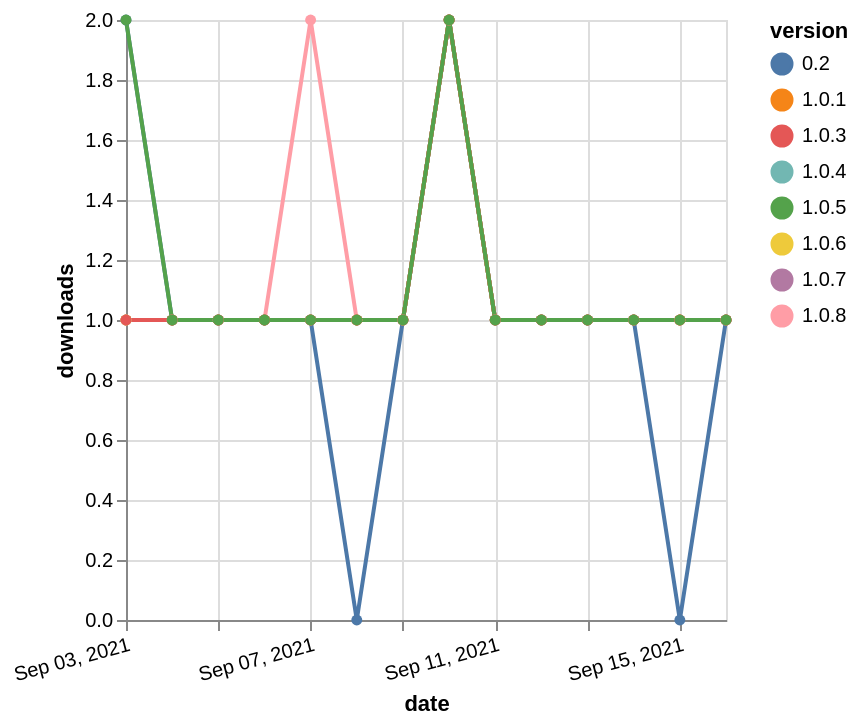

Describe this chart as a Vega-Lite specification.
### Vega-Lite specification from a JSON file in a GitHub repository (floating-point values rounded to 4 significant figures)
{"$schema": "https://vega.github.io/schema/vega-lite/v5.json", "description": "A simple bar chart with embedded data.", "data": {"values": [{"date": "2021-09-03", "total": 169, "delta": 1, "version": "1.0.4"}, {"date": "2021-09-04", "total": 170, "delta": 1, "version": "1.0.4"}, {"date": "2021-09-05", "total": 171, "delta": 1, "version": "1.0.4"}, {"date": "2021-09-06", "total": 172, "delta": 1, "version": "1.0.4"}, {"date": "2021-09-07", "total": 173, "delta": 1, "version": "1.0.4"}, {"date": "2021-09-08", "total": 174, "delta": 1, "version": "1.0.4"}, {"date": "2021-09-09", "total": 175, "delta": 1, "version": "1.0.4"}, {"date": "2021-09-10", "total": 177, "delta": 2, "version": "1.0.4"}, {"date": "2021-09-11", "total": 178, "delta": 1, "version": "1.0.4"}, {"date": "2021-09-12", "total": 179, "delta": 1, "version": "1.0.4"}, {"date": "2021-09-13", "total": 180, "delta": 1, "version": "1.0.4"}, {"date": "2021-09-14", "total": 181, "delta": 1, "version": "1.0.4"}, {"date": "2021-09-15", "total": 182, "delta": 1, "version": "1.0.4"}, {"date": "2021-09-16", "total": 183, "delta": 1, "version": "1.0.4"}, {"date": "2021-09-03", "total": 164, "delta": 1, "version": "1.0.8"}, {"date": "2021-09-04", "total": 165, "delta": 1, "version": "1.0.8"}, {"date": "2021-09-05", "total": 166, "delta": 1, "version": "1.0.8"}, {"date": "2021-09-06", "total": 167, "delta": 1, "version": "1.0.8"}, {"date": "2021-09-07", "total": 169, "delta": 2, "version": "1.0.8"}, {"date": "2021-09-08", "total": 170, "delta": 1, "version": "1.0.8"}, {"date": "2021-09-09", "total": 171, "delta": 1, "version": "1.0.8"}, {"date": "2021-09-10", "total": 173, "delta": 2, "version": "1.0.8"}, {"date": "2021-09-11", "total": 174, "delta": 1, "version": "1.0.8"}, {"date": "2021-09-12", "total": 175, "delta": 1, "version": "1.0.8"}, {"date": "2021-09-13", "total": 176, "delta": 1, "version": "1.0.8"}, {"date": "2021-09-14", "total": 177, "delta": 1, "version": "1.0.8"}, {"date": "2021-09-15", "total": 178, "delta": 1, "version": "1.0.8"}, {"date": "2021-09-16", "total": 179, "delta": 1, "version": "1.0.8"}, {"date": "2021-09-03", "total": 194, "delta": 1, "version": "1.0.1"}, {"date": "2021-09-04", "total": 195, "delta": 1, "version": "1.0.1"}, {"date": "2021-09-05", "total": 196, "delta": 1, "version": "1.0.1"}, {"date": "2021-09-06", "total": 197, "delta": 1, "version": "1.0.1"}, {"date": "2021-09-07", "total": 198, "delta": 1, "version": "1.0.1"}, {"date": "2021-09-08", "total": 199, "delta": 1, "version": "1.0.1"}, {"date": "2021-09-09", "total": 200, "delta": 1, "version": "1.0.1"}, {"date": "2021-09-10", "total": 202, "delta": 2, "version": "1.0.1"}, {"date": "2021-09-11", "total": 203, "delta": 1, "version": "1.0.1"}, {"date": "2021-09-12", "total": 204, "delta": 1, "version": "1.0.1"}, {"date": "2021-09-13", "total": 205, "delta": 1, "version": "1.0.1"}, {"date": "2021-09-14", "total": 206, "delta": 1, "version": "1.0.1"}, {"date": "2021-09-15", "total": 207, "delta": 1, "version": "1.0.1"}, {"date": "2021-09-16", "total": 208, "delta": 1, "version": "1.0.1"}, {"date": "2021-09-03", "total": 177, "delta": 1, "version": "1.0.7"}, {"date": "2021-09-04", "total": 178, "delta": 1, "version": "1.0.7"}, {"date": "2021-09-05", "total": 179, "delta": 1, "version": "1.0.7"}, {"date": "2021-09-06", "total": 180, "delta": 1, "version": "1.0.7"}, {"date": "2021-09-07", "total": 181, "delta": 1, "version": "1.0.7"}, {"date": "2021-09-08", "total": 182, "delta": 1, "version": "1.0.7"}, {"date": "2021-09-09", "total": 183, "delta": 1, "version": "1.0.7"}, {"date": "2021-09-10", "total": 185, "delta": 2, "version": "1.0.7"}, {"date": "2021-09-11", "total": 186, "delta": 1, "version": "1.0.7"}, {"date": "2021-09-12", "total": 187, "delta": 1, "version": "1.0.7"}, {"date": "2021-09-13", "total": 188, "delta": 1, "version": "1.0.7"}, {"date": "2021-09-14", "total": 189, "delta": 1, "version": "1.0.7"}, {"date": "2021-09-15", "total": 190, "delta": 1, "version": "1.0.7"}, {"date": "2021-09-16", "total": 191, "delta": 1, "version": "1.0.7"}, {"date": "2021-09-03", "total": 269, "delta": 2, "version": "0.2"}, {"date": "2021-09-04", "total": 270, "delta": 1, "version": "0.2"}, {"date": "2021-09-05", "total": 271, "delta": 1, "version": "0.2"}, {"date": "2021-09-06", "total": 272, "delta": 1, "version": "0.2"}, {"date": "2021-09-07", "total": 273, "delta": 1, "version": "0.2"}, {"date": "2021-09-08", "total": 273, "delta": 0, "version": "0.2"}, {"date": "2021-09-09", "total": 274, "delta": 1, "version": "0.2"}, {"date": "2021-09-10", "total": 276, "delta": 2, "version": "0.2"}, {"date": "2021-09-11", "total": 277, "delta": 1, "version": "0.2"}, {"date": "2021-09-12", "total": 278, "delta": 1, "version": "0.2"}, {"date": "2021-09-13", "total": 279, "delta": 1, "version": "0.2"}, {"date": "2021-09-14", "total": 280, "delta": 1, "version": "0.2"}, {"date": "2021-09-15", "total": 280, "delta": 0, "version": "0.2"}, {"date": "2021-09-16", "total": 281, "delta": 1, "version": "0.2"}, {"date": "2021-09-03", "total": 162, "delta": 1, "version": "1.0.6"}, {"date": "2021-09-04", "total": 163, "delta": 1, "version": "1.0.6"}, {"date": "2021-09-05", "total": 164, "delta": 1, "version": "1.0.6"}, {"date": "2021-09-06", "total": 165, "delta": 1, "version": "1.0.6"}, {"date": "2021-09-07", "total": 166, "delta": 1, "version": "1.0.6"}, {"date": "2021-09-08", "total": 167, "delta": 1, "version": "1.0.6"}, {"date": "2021-09-09", "total": 168, "delta": 1, "version": "1.0.6"}, {"date": "2021-09-10", "total": 170, "delta": 2, "version": "1.0.6"}, {"date": "2021-09-11", "total": 171, "delta": 1, "version": "1.0.6"}, {"date": "2021-09-12", "total": 172, "delta": 1, "version": "1.0.6"}, {"date": "2021-09-13", "total": 173, "delta": 1, "version": "1.0.6"}, {"date": "2021-09-14", "total": 174, "delta": 1, "version": "1.0.6"}, {"date": "2021-09-15", "total": 175, "delta": 1, "version": "1.0.6"}, {"date": "2021-09-16", "total": 176, "delta": 1, "version": "1.0.6"}, {"date": "2021-09-03", "total": 185, "delta": 1, "version": "1.0.3"}, {"date": "2021-09-04", "total": 186, "delta": 1, "version": "1.0.3"}, {"date": "2021-09-05", "total": 187, "delta": 1, "version": "1.0.3"}, {"date": "2021-09-06", "total": 188, "delta": 1, "version": "1.0.3"}, {"date": "2021-09-07", "total": 189, "delta": 1, "version": "1.0.3"}, {"date": "2021-09-08", "total": 190, "delta": 1, "version": "1.0.3"}, {"date": "2021-09-09", "total": 191, "delta": 1, "version": "1.0.3"}, {"date": "2021-09-10", "total": 193, "delta": 2, "version": "1.0.3"}, {"date": "2021-09-11", "total": 194, "delta": 1, "version": "1.0.3"}, {"date": "2021-09-12", "total": 195, "delta": 1, "version": "1.0.3"}, {"date": "2021-09-13", "total": 196, "delta": 1, "version": "1.0.3"}, {"date": "2021-09-14", "total": 197, "delta": 1, "version": "1.0.3"}, {"date": "2021-09-15", "total": 198, "delta": 1, "version": "1.0.3"}, {"date": "2021-09-16", "total": 199, "delta": 1, "version": "1.0.3"}, {"date": "2021-09-03", "total": 169, "delta": 2, "version": "1.0.5"}, {"date": "2021-09-04", "total": 170, "delta": 1, "version": "1.0.5"}, {"date": "2021-09-05", "total": 171, "delta": 1, "version": "1.0.5"}, {"date": "2021-09-06", "total": 172, "delta": 1, "version": "1.0.5"}, {"date": "2021-09-07", "total": 173, "delta": 1, "version": "1.0.5"}, {"date": "2021-09-08", "total": 174, "delta": 1, "version": "1.0.5"}, {"date": "2021-09-09", "total": 175, "delta": 1, "version": "1.0.5"}, {"date": "2021-09-10", "total": 177, "delta": 2, "version": "1.0.5"}, {"date": "2021-09-11", "total": 178, "delta": 1, "version": "1.0.5"}, {"date": "2021-09-12", "total": 179, "delta": 1, "version": "1.0.5"}, {"date": "2021-09-13", "total": 180, "delta": 1, "version": "1.0.5"}, {"date": "2021-09-14", "total": 181, "delta": 1, "version": "1.0.5"}, {"date": "2021-09-15", "total": 182, "delta": 1, "version": "1.0.5"}, {"date": "2021-09-16", "total": 183, "delta": 1, "version": "1.0.5"}]}, "width": "container", "mark": {"type": "line", "point": {"filled": true}}, "encoding": {"x": {"field": "date", "type": "temporal", "timeUnit": "yearmonthdate", "title": "date", "axis": {"labelAngle": -15}}, "y": {"field": "delta", "type": "quantitative", "title": "downloads"}, "color": {"field": "version", "type": "nominal"}, "tooltip": {"field": "delta"}}}
